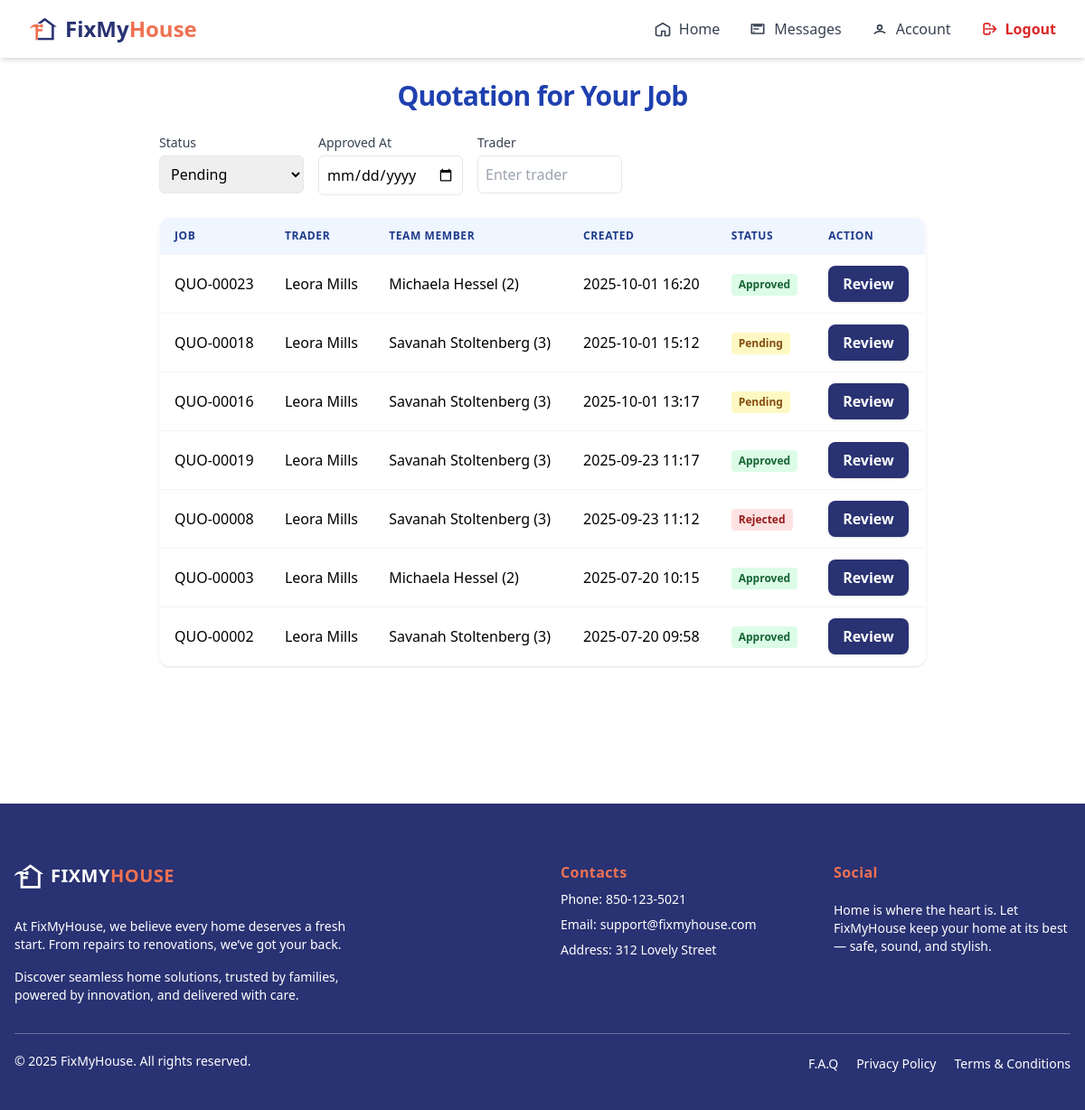
Page /agent/bids/ (signed in) on the earlier database version.
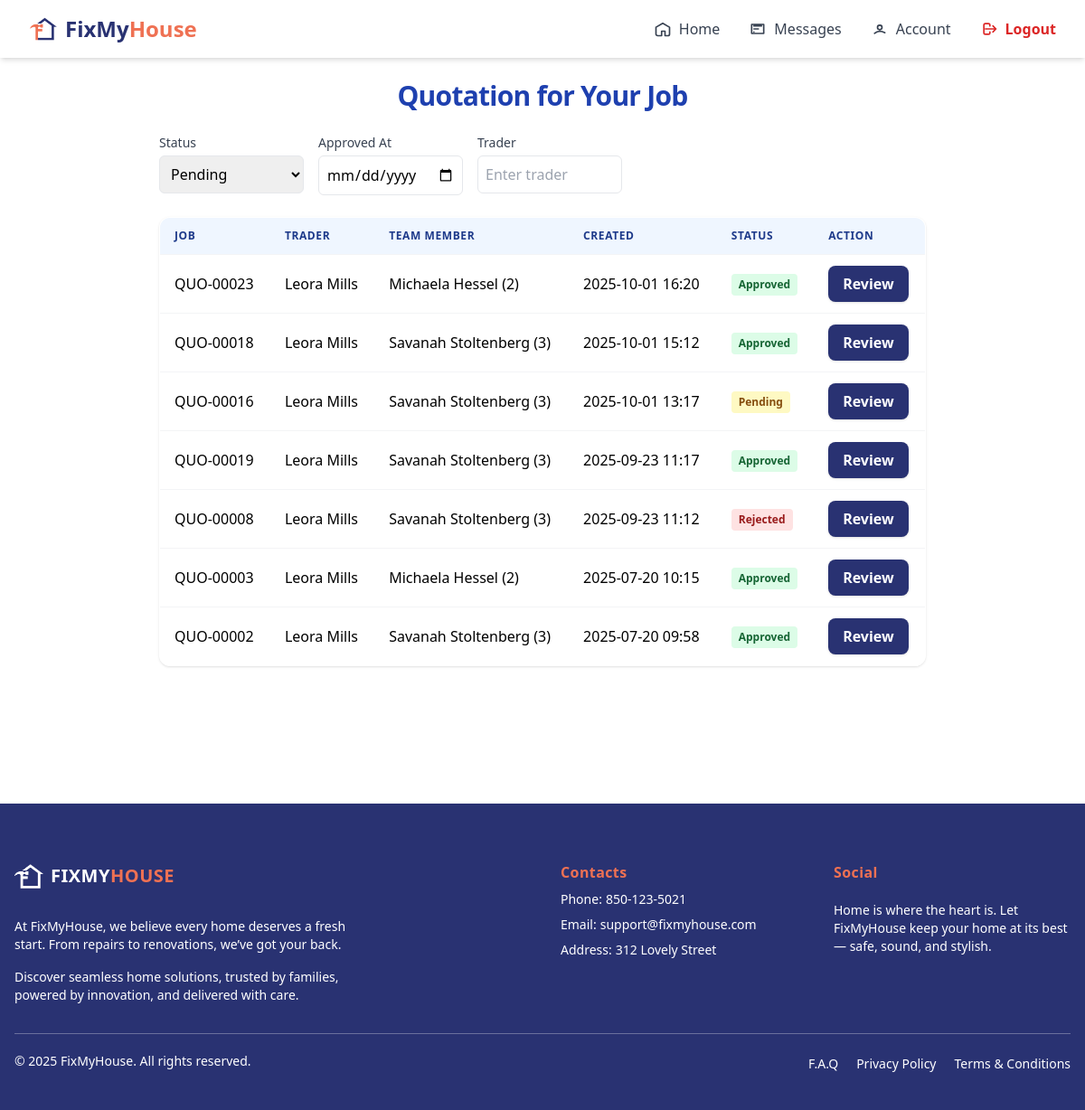
Same page on the later database version.
### trader/models/biddingTrader.py (models this page shows, shortened)
class Bidding(models.Model):
    trader = models.ForeignKey(TraderRegistration, on_delete=models.CASCADE, related_name='bid_trader')
    agent = models.ForeignKey(AgentRegister, on_delete=models.SET_NULL, null=True, blank=True, related_name='bid_agent')
    jobs = models.ForeignKey(Jobs, on_delete=models.SET_NULL, null=True, blank=True, related_name='jobs_related')
    team_member = models.ForeignKey(TeamMember, on_delete=models.SET_NULL, null=True, blank=True, related_name='teams_related')
    labour_per_hour = models.DecimalField(max_digits=10, decimal_places=2, null=True, blank=True)
    callout_rate = models.DecimalField(max_digits=10, decimal_places=2, null=True, blank=True)
    parts_qty = models.PositiveIntegerField(default=0)
    parts_unit_price = models.DecimalField(max_digits=10, decimal_places=2, default=0)
    hours = models.DecimalField(max_digits=5, decimal_places=2, default=0)
    appliance_model_price = models.DecimalField(max_digits=10, decimal_places=2, default=0)
    appliance_model = models.CharField(max_length=100, blank=True, null=True)
    notes = models.TextField(blank=True, null=True)
    created_at = models.DateTimeField(auto_now_add=True)
    start_date = models.DateTimeField(blank=True, null=True)
    end_date = models.DateTimeField(blank=True, null=True)
    is_approved = models.BooleanField(null=True, blank=True, default=None, help_text="None=pending, True=approved, False=rejected")
    is_active = models.BooleanField(null=True, blank=True, default=True)
    approved_at = models.DateField(auto_now_add=True, null=True, blank=True)
    approved_by = models.ForeignKey(AgentRegister, on_delete=models.SET_NULL, null=True, blank=True, related_name='approved_bids')
    approval_notes = models.TextField(blank=True, null=True)

### trader/models/jobs.py (models this page shows, shortened)
class Jobs(models.Model):
    agent = models.ForeignKey(AgentRegister, on_delete=models.CASCADE, related_name='jobs_agent')
    trader = models.ForeignKey(TraderRegistration, on_delete=models.SET_NULL, null=True, blank=True, related_name='jobs_trader')
    property = models.ForeignKey(Property, on_delete=models.SET_NULL, null=True, blank=True, related_name='jobs_property')
    STATUS_CHOICES = [
        ('quoted', 'Quoted'),
        ('confirmed', 'Confirmed'),
        ('approved', 'Approved'),
        ('scheduled', 'Scheduled'),
    ]
    address = models.TextField(blank=True, null=True)
    category = models.ForeignKey(Services, on_delete=models.SET_NULL, null=True, blank=True, related_name='category_services')
    renter = models.CharField(max_length=100, null=True, blank=True)
    priority = models.BooleanField(default=False)  # True = High Priority
    job_code = models.CharField(max_length=20, unique=True)
    notes = models.TextField()
    status = models.CharField(max_length=20, choices=STATUS_CHOICES, default='quoted')
    quoted_at = models.DateField(default=timezone.now)
    confirmed_at = models.DateField(null=True, blank=True)
    approved_at = models.DateField(null=True, blank=True)
    scheduled_at = models.DateField(null=True, blank=True)
    is_active = models.BooleanField(null=True, blank=True, default=True)
    start_date = models.DateField(null=True, blank=True)
    end_date = models.DateField(null=True, blank=True)
    issue_found_at = models.DateField(null=True, blank=True)
    renter_availability = models.DateField(null=True, blank=True)
    issue_been_fixed_before = models.BooleanField(default=False)
    def __str__(self):
        return self.job_code

### trader/models/registerTrader.py (models this page shows, shortened)
class TraderRegistration(models.Model):
    user = models.OneToOneField(User, on_delete=models.CASCADE, null=True, blank=True)
    name = models.CharField(max_length=255)
    email = models.EmailField()
    phone = models.CharField(max_length=50)
    password = models.CharField(max_length=255, null=True, blank=True)
    COMPANY_TYPE_CHOICES = [
        ('sole_trader', 'Sole Trader'),
        ('company', 'Company'),
    ]
    INDUSTRIES_CHOICES = [
        ('air_conditioning', 'Air Conditioning'),
        ('cleaning', 'Cleaning'),
        ('electrical', 'Electrical'),
        ('gardening', 'Gardening'),
        ('general_merchandise', 'General Merchandise'),
        ('glazing', 'Glazing'),
        ('pest_control', 'Pest Control'),
        ('plumbing-gas', 'Plumbing / Gas'),
        ('tree_cutting', 'Tree Cutting'),
        ('steel_works', 'Steel Works'),
    ]
    company_type = models.CharField(max_length=100, choices=COMPANY_TYPE_CHOICES, default='company')
    company_name = models.CharField(max_length=255, blank=True, null=True)
    company_address = models.CharField(max_length=255, blank=True, null=True)
    company_email = models.EmailField(blank=True, null=True)
    company_landline = models.CharField(max_length=50, blank=True, null=True)
    gst_registered = models.BooleanField(default=False)
    abn = models.CharField(max_length=20, blank=True, null=True)
    industry = models.CharField(max_length=100, choices=INDUSTRIES_CHOICES, blank=True, null=True)
    state = models.CharField(max_length=100, blank=True)
    municipality = models.CharField(max_length=100, blank=True)
    city = models.CharField(max_length=100, blank=True)
    address_line_1 = models.CharField(max_length=255, blank=True, null=True)
    address_line_2 = models.CharField(max_length=255, blank=True, null=True)
    postal_code = models.CharField(max_length=20, blank=True)
    def __str__(self):
        return self.name

### trader/models/teamMember.py (models this page shows)
class TeamMember(models.Model):
    trader = models.ForeignKey(TraderRegistration,
        on_delete=models.CASCADE, related_name='team_members')
    teamName = models.CharField(max_length=255)
    position = models.CharField(max_length=100)
    labour_rate_per_hour = models.DecimalField(max_digits=8, decimal_places=2, null=True, blank=True)
    callout_rate = models.DecimalField(max_digits=8, decimal_places=2, null=True, blank=True)
    contact_number = models.CharField(max_length=50, blank=True)
    email = models.EmailField(blank=True)
    active_postal_codes = models.CharField(max_length=255, blank=True)  # Comma-separated
    holidays = models.JSONField(blank=True, default=list)  # Store as comma-separated dates or JSON
    time_in = models.TimeField(null=True, blank=True)
    time_out = models.TimeField(null=True, blank=True)
    IsWorkInHoliday = models.BooleanField(default=False)
    holidayTime_in = models.TimeField(null=True, blank=True)
    holidayTime_out = models.TimeField(null=True, blank=True)
    def __str__(self):
        return f"{self.teamName} ({self.id})"

### agent/views/biddingList.py (the view)
# urls.py: path('bids/', AgentBidListView.as_view(), name='agent_bid_list'),
@method_decorator([login_required, agent_required], name='dispatch')
class AgentBidListView(ListView):
    model = Bidding
    template_name = 'components/home/agent_bid_list.html'
    context_object_name = 'bids'
    def get_queryset(self):
        queryset = super().get_queryset()
        queryset = queryset.filter(is_active=True)
        trader = self.request.GET.get('trader')
        is_approved = self.request.GET.get('status')
        approved_at = self.request.GET.get('approved_at')
        if trader:
            queryset = queryset.filter(trader__name__icontains=trader)
        if approved_at:
            queryset = queryset.filter(approved_at=approved_at)
        if is_approved == 'true':
            queryset = queryset.filter(is_approved=True)
        elif is_approved == 'false':
            queryset = queryset.filter(is_approved=False)
        elif is_approved == '':
            queryset = queryset.filter(is_approved__isnull=True)
        return queryset.order_by('-created_at')
    def get_context_data(self, **kwargs):
        context = super().get_context_data(**kwargs)
        context['status_options'] = {
            '': 'Pending',
            'true': 'Approved',
            'false': 'Rejected',
        }
        context['filter_trader'] = self.request.GET.get('trader', '')
        context['filter_is_approved'] = self.request.GET.get('status', '')
        context['filter_approved_at'] = self.request.GET.get('approved_at', '')
        return context

### trader/context_processors.py (called while the page is built)
def notifications_context(request):
    if request.user.is_authenticated:
        unread_qs = get_unread_notifications(request.user)
        return {
            "unread_count": unread_qs.count(),
            "unread_notifications": unread_qs[:5],  # show latest 5
        }
    return {}

### trader/views/traderNotification.py (called while the page is built)
def get_unread_notifications(user):
    try:
        return TraderNotification.objects.filter(
            trader_id__user=user,
            seen=False
        ).order_by("-created_at")
    except Exception as e:
        logger.error(f"Error fetching notifications! {e}")
        return TraderNotification.objects.none()

### agent/templates/components/home/agent_bid_list.html (shortened to what this page needs)
{% extends "baseAgent.html" %}
{% block content %}
{% include 'components/home/navigatorBaseAgent.html' %}
<main class="max-w-4xl mx-auto p-4 sm:p-6 mb-[8rem] flex-1 w-full">
  <h2 class="text-2xl sm:text-3xl font-bold text-blue-800 mb-6 text-center tracking-tight">Quotation for Your Job</h2>
  <form method="GET" class="mb-6">
    <div class="flex flex-col md:flex-row gap-4">
      <div>
        <label for="status" class="block text-sm font-medium text-gray-700">Status</label>
        <select name="status" id="status" class="mt-1 p-2 border rounded-md w-full md:w-40" onchange="this.form.submit()">
          {% for key, label in status_options.items %}
            <option value="{{ key }}" {% if key == filter_is_approved %}selected{% endif %}>{{ label }}</option>
          {% endfor %}
      </select>
      </div>
      <div>
        <label for="priority" class="block text-sm font-medium text-gray-700">Approved At</label>
        <input type="date" name="approved_at" id="approved_at" class="mt-1 p-2 border rounded-md w-full md:w-40" value="{{ filter_approved_at }}" onchange="this.form.submit()">
      </div>
      <div>
        <label for="trader" class="block text-sm font-medium text-gray-700">Trader</label>
        <input type="text" name="trader" id="trader" value="{{ filter_trader }}"
          class="mt-1 p-2 border rounded-md w-full md:w-40"
          placeholder="Enter trader"
          onchange="this.form.submit()">
      </div>
    </div>
  </form>
  <div class="space-y-4">
      <div class="hidden lg:block overflow-x-auto rounded-xl shadow">
        <table class="min-w-full bg-white border border-gray-200 rounded-xl overflow-hidden">
          <thead class="bg-blue-50">
            <tr>
              <th class="px-4 py-3 text-left text-xs font-semibold text-blue-900 uppercase tracking-wider">Job</th>
              <th class="px-4 py-3 text-left text-xs font-semibold text-blue-900 uppercase tracking-wider">Trader</th>
              <th class="px-4 py-3 text-left text-xs font-semibold text-blue-900 uppercase tracking-wider">Team Member</th>
              <th class="px-4 py-3 text-left text-xs font-semibold text-blue-900 uppercase tracking-wider">Created</th>
              <th class="px-4 py-3 text-left text-xs font-semibold text-blue-900 uppercase tracking-wider">Status</th>
              <th class="px-4 py-3 text-left text-xs font-semibold text-blue-900 uppercase tracking-wider">Action</th>
            </tr>
          </thead>
          <tbody>
            {% for bid in bids %}
            <tr class="border-t border-gray-100 hover:bg-blue-50 transition">
              <td class="px-4 py-3 whitespace-nowrap">{{ bid.jobs }}</td>
              <td class="px-4 py-3 whitespace-nowrap">{{ bid.trader }}</td>
              <td class="px-4 py-3 whitespace-nowrap">{{ bid.team_member }}</td>
              <td class="px-4 py-3 whitespace-nowrap">{{ bid.created_at|date:"Y-m-d H:i" }}</td>
              <td class="px-4 py-3">
                {% if bid.is_approved is None %}
                  <span class="inline-block px-2 py-1 text-xs font-semibold rounded bg-yellow-100 text-yellow-800">Pending</span>
                {% elif bid.is_approved %}
                  <span class="inline-block px-2 py-1 text-xs font-semibold rounded bg-green-100 text-green-800">Approved</span>
                {% else %}
                  <span class="inline-block px-2 py-1 text-xs font-semibold rounded bg-red-100 text-red-800">Rejected</span>
                {% endif %}
              </td>
              <td class="px-4 py-3">
                <a href="{% url 'bidding_approval' bid.pk %}" class="inline-block bg-[#293272] text-white px-4 py-2 rounded-lg font-semibold hover:bg-[#162060] shadow transition">Review</a>
              </td>
            </tr>
            {% empty %}
            <tr><td colspan="6" class="text-center py-4">No bids found.</td></tr>
            {% endfor %}
          </tbody>
        </table>
      </div>
    </div>
</main>
{% include 'components/footerAgent.html' %}
{% endblock %}

Differences in the rows shown:
changed Bidding "QUO-00018": is_approved "Pending" → "Approved"
